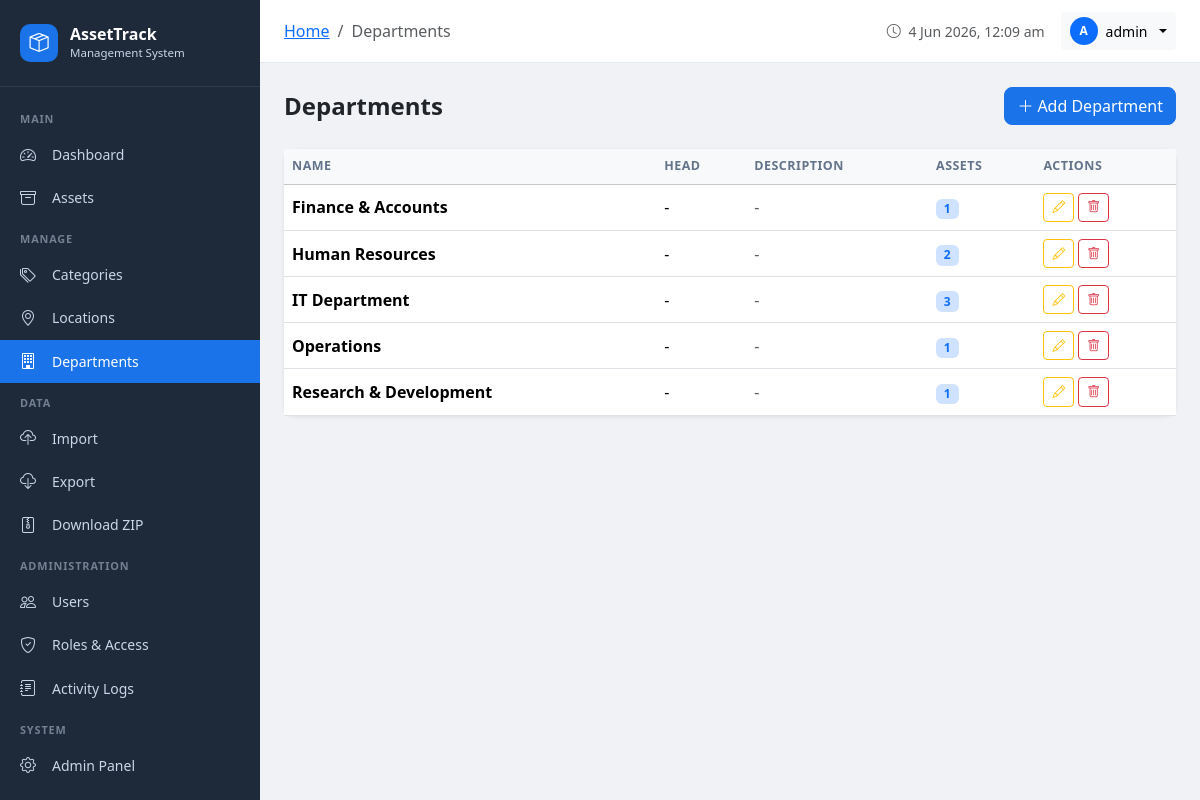
The app's page /departments/ (signed in) with its own data.
### assets/models.py (models this page shows, shortened)
class Department(models.Model):
    name = models.CharField(max_length=100, unique=True)
    head = models.CharField(max_length=100, blank=True)
    description = models.TextField(blank=True)
    created_at = models.DateTimeField(auto_now_add=True)
    class Meta:
        ordering = ['name']

### assets/views.py (the view)
# urls.py: path('departments/', views.department_list, name='department_list'),
@login_required
def department_list(request):
    departments = Department.objects.annotate(asset_count=Count('assets')).order_by('name')
    return render(request, 'assets/department_list.html', {'departments': departments})

### accounts/context_processors.py (called while the page is built)
def user_profile(request):
    if request.user.is_authenticated:
        profile, _ = UserProfile.objects.get_or_create(user=request.user)
        return {'user_profile': profile}
    return {'user_profile': None}

### templates/assets/department_list.html (shortened to what this page needs)
{% extends 'base.html' %}
{% block breadcrumb %}
<li class="breadcrumb-item"><a href="{% url 'dashboard' %}">Home</a></li>
<li class="breadcrumb-item active">Departments</li>
{% endblock %}
{% block content %}
<div class="d-flex align-items-center justify-content-between mb-4">
    <h4 class="fw-bold mb-0">Departments</h4>
    <a href="{% url 'department_create' %}" class="btn btn-primary"><i class="bi bi-plus-lg me-1"></i>Add Department</a>
</div>
<div class="card">
    <div class="table-responsive">
        <table class="table table-hover mb-0 align-middle">
            <thead class="table-light">
                <tr><th>Name</th><th>Head</th><th>Description</th><th>Assets</th><th>Actions</th></tr>
            </thead>
            <tbody>
                {% for dept in departments %}
                <tr>
                    <td class="fw-semibold">{{ dept.name }}</td>
                    <td>{{ dept.head|default:'-' }}</td>
                    <td class="text-muted">{{ dept.description|default:'-'|truncatechars:60 }}</td>
                    <td><span class="badge bg-primary-subtle text-primary">{{ dept.asset_count }}</span></td>
                    <td>
                        <div class="d-flex gap-1">
                            <a href="{% url 'department_edit' dept.pk %}" class="btn btn-sm btn-outline-warning btn-action"><i class="bi bi-pencil"></i></a>
                            <a href="{% url 'department_delete' dept.pk %}" class="btn btn-sm btn-outline-danger btn-action"><i class="bi bi-trash"></i></a>
                        </div>
                    </td>
                </tr>
                {% empty %}
                <tr><td colspan="5" class="text-center py-5 text-muted"><i class="bi bi-building fs-1 d-block mb-2"></i>No departments yet. <a href="{% url 'department_create' %}">Add one</a></td></tr>
                {% endfor %}
            </tbody>
        </table>
    </div>
</div>
{% endblock %}

### templates/base.html (shortened to what this page needs)
<!DOCTYPE html>
<html lang="en">
<head>
    <link href="https://cdn.jsdelivr.net/npm/bootstrap@5.3.2/dist/css/bootstrap.min.css" rel="stylesheet">
    <link href="https://cdn.jsdelivr.net/npm/bootstrap-icons@1.11.3/font/bootstrap-icons.min.css" rel="stylesheet">
</head>
<body>
{% if user.is_authenticated %}
<div class="sidebar" id="sidebar">
    <div class="sidebar-brand">
        <div class="sidebar-brand-icon"><i class="bi bi-box-seam"></i></div>
        <div>
            <div class="sidebar-brand-text">AssetTrack</div>
            <div class="sidebar-brand-sub">Management System</div>
        </div>
    </div>
    <nav class="sidebar-nav">
        <div class="nav-section-title">Main</div>
        <a href="{% url 'dashboard' %}" class="nav-link {% if request.resolver_match.url_name == 'dashboard' %}active{% endif %}">
            <i class="bi bi-speedometer2"></i> Dashboard
        </a>
        <a href="{% url 'asset_list' %}" class="nav-link {% if 'asset' in request.resolver_match.url_name %}active{% endif %}">
            <i class="bi bi-archive"></i> Assets
        </a>
        <div class="nav-section-title">Manage</div>
        <a href="{% url 'category_list' %}" class="nav-link {% if 'category' in request.resolver_match.url_name %}active{% endif %}">
            <i class="bi bi-tags"></i> Categories
        </a>
        <a href="{% url 'location_list' %}" class="nav-link {% if 'location' in request.resolver_match.url_name %}active{% endif %}">
            <i class="bi bi-geo-alt"></i> Locations
        </a>
        <a href="{% url 'department_list' %}" class="nav-link {% if 'department' in request.resolver_match.url_name %}active{% endif %}">
            <i class="bi bi-building"></i> Departments
        </a>
        {% if user.is_superuser or user.profile.role.can_import_export %}
        <div class="nav-section-title">Data</div>
        <a href="{% url 'import_assets' %}" class="nav-link {% if request.resolver_match.url_name == 'import_assets' %}active{% endif %}">
            <i class="bi bi-cloud-upload"></i> Import
        </a>
        <a href="{% url 'export_assets' %}" class="nav-link">
            <i class="bi bi-cloud-download"></i> Export
        </a>
        <a href="{% url 'download_zip' %}" class="nav-link {% if request.resolver_match.url_name == 'download_zip' %}active{% endif %}">
            <i class="bi bi-file-zip"></i> Download ZIP
        </a>
        {% endif %}
        {% if user.is_superuser or user.profile.role.can_manage_users %}
        <div class="nav-section-title">Administration</div>
        <a href="{% url 'user_list' %}" class="nav-link {% if 'user' in request.resolver_match.url_name %}active{% endif %}">
            <i class="bi bi-people"></i> Users
        </a>
        <a href="{% url 'role_list' %}" class="nav-link {% if 'role' in request.resolver_match.url_name %}active{% endif %}">
            <i class="bi bi-shield-check"></i> Roles & Access
        </a>
        {% endif %}
        {% if user.is_superuser or user.profile.role.can_view_logs %}
        <a href="{% url 'activity_log_list' %}" class="nav-link {% if request.resolver_match.url_name == 'activity_log_list' %}active{% endif %}">
            <i class="bi bi-journal-text"></i> Activity Logs
        </a>
        {% endif %}
        {% if user.is_superuser %}
        <div class="nav-section-title">System</div>
        <a href="/admin/" class="nav-link" target="_blank">
            <i class="bi bi-gear"></i> Admin Panel
        </a>
        {% endif %}
    </nav>
</div>
<div class="main-content">
    <div class="topbar">
        <div class="topbar-left">
            <nav aria-label="breadcrumb" class="d-none d-md-block">
                <ol class="breadcrumb mb-0 small">
                    {% block breadcrumb %}{% endblock %}
                </ol>
            </nav>
        </div>
        <div class="d-flex align-items-center gap-3">
            <span class="text-muted small d-none d-sm-inline">
                <i class="bi bi-clock me-1"></i>
                <span id="current-time"></span>
            </span>
            <div class="dropdown">
                <button class="btn btn-light btn-sm dropdown-toggle d-flex align-items-center gap-2" data-bs-toggle="dropdown">
                    {% if user.profile.avatar %}
                    <img src="{{ user.profile.avatar.url }}" class="rounded-circle" width="28" height="28" style="object-fit:cover">
                    {% else %}
                    <div class="rounded-circle bg-primary d-flex align-items-center justify-content-center text-white" style="width:28px;height:28px;font-size:0.75rem;font-weight:700">
                        {{ user.username|first|upper }}
                    </div>
                    {% endif %}
                    <span class="d-none d-sm-inline">{{ user.get_full_name|default:user.username }}</span>
                </button>
            </div>
        </div>
    </div>
    <div class="page-content">
        {% block content %}{% endblock %}
    </div>
</div>
{% else %}
{% block auth_content %}{% endblock %}
{% endif %}
</body>
</html>

### templates/base.html (style rules this page uses)
:root { --sidebar-width: 260px; --primary: #1a73e8; --sidebar-bg: #1e2a3a; --sidebar-text: #c8d6e5; --sidebar-hover: #2d3f55; --sidebar-active: #1a73e8; }
body { background: #f0f2f5; font-family: 'Segoe UI', sans-serif; }
.sidebar { position: fixed; top: 0; left: 0; height: 100vh; width: var(--sidebar-width); background: var(--sidebar-bg); z-index: 1000; overflow-y: auto; transition: transform 0.3s; }
.sidebar-brand { padding: 1.5rem 1.25rem; border-bottom: 1px solid rgba(255,255,255,0.08); display: flex; align-items: center; gap: 0.75rem; }
.sidebar-brand-icon { width: 38px; height: 38px; background: var(--primary); border-radius: 10px; display: flex; align-items: center; justify-content: center; font-size: 1.2rem; color: white; }
.sidebar-brand-text { color: white; font-weight: 700; font-size: 1rem; line-height: 1.2; }
.sidebar-brand-sub { color: var(--sidebar-text); font-size: 0.72rem; }
.sidebar-nav { padding: 0.75rem 0; }
.nav-section-title { color: rgba(200,214,229,0.5); font-size: 0.68rem; font-weight: 600; letter-spacing: 0.08em; text-transform: uppercase; padding: 0.75rem 1.25rem 0.35rem; }
.sidebar .nav-link { color: var(--sidebar-text); padding: 0.6rem 1.25rem; border-radius: 0; display: flex; align-items: center; gap: 0.75rem; font-size: 0.875rem; transition: all 0.2s; }
.sidebar .nav-link.active { background: var(--primary); color: white; }
.sidebar .nav-link i { width: 20px; font-size: 1rem; }
.main-content { margin-left: var(--sidebar-width); min-height: 100vh; }
.topbar { background: white; padding: 0.75rem 1.5rem; border-bottom: 1px solid #e2e8f0; position: sticky; top: 0; z-index: 999; display: flex; align-items: center; justify-content: space-between; }
.topbar-left { display: flex; align-items: center; gap: 1rem; }
.page-content { padding: 1.5rem; }
.card { border: none; border-radius: 12px; box-shadow: 0 1px 4px rgba(0,0,0,0.08); }
.table th { font-size: 0.78rem; text-transform: uppercase; letter-spacing: 0.04em; color: #64748b; font-weight: 600; }
.btn-action { padding: 0.25rem 0.5rem; font-size: 0.8rem; }
.btn-primary { background: var(--primary); border-color: var(--primary); border-radius: 8px; }

### records on screen
Department: name "Finance & Accounts", head "-", description "-", asset_count "1"
Department: name "Human Resources", head "-", description "-", asset_count "2"
Department: name "IT Department", head "-", description "-", asset_count "3"
Department: name "Operations", head "-", description "-", asset_count "1"
Department: name "Research & Development", head "-", description "-", asset_count "1"

### other values on screen
{{ user.username|first|upper }} "A"
{{ user.get_full_name|default:user.username }} "admin"
